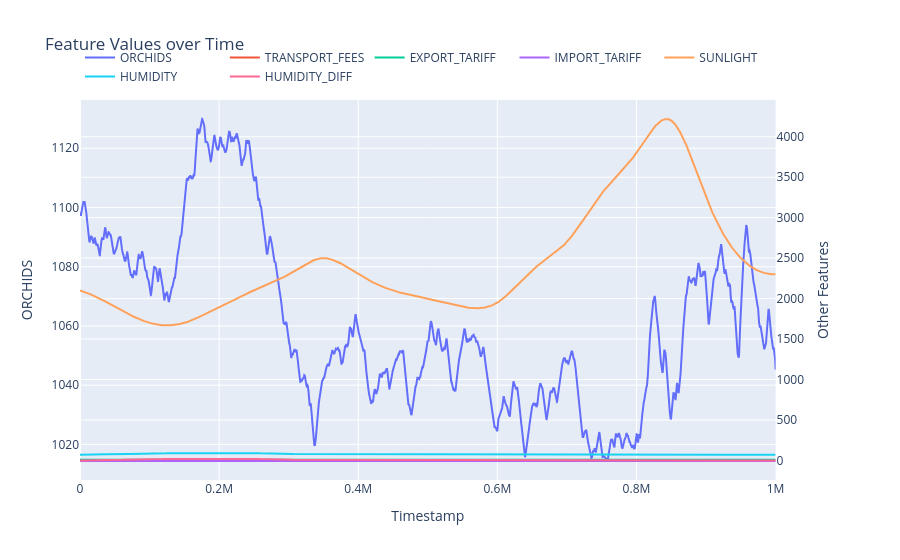

Notebook source saved alongside this figure:
### Code cell
import plotly.graph_objects as go
from plotly.subplots import make_subplots

# Create a subplot figure with separate y-axes for each feature
fig = make_subplots(specs=[[{"secondary_y": True}]])

# Add traces for each feature
fig.add_trace(go.Scatter(x=df['timestamp'], y=df['ORCHIDS'], name='ORCHIDS'), secondary_y=False)
fig.add_trace(go.Scatter(x=df['timestamp'], y=df['TRANSPORT_FEES'], name='TRANSPORT_FEES'), secondary_y=True)
fig.add_trace(go.Scatter(x=df['timestamp'], y=df['EXPORT_TARIFF'], name='EXPORT_TARIFF'), secondary_y=True)
fig.add_trace(go.Scatter(x=df['timestamp'], y=df['IMPORT_TARIFF'], name='IMPORT_TARIFF'), secondary_y=True)
fig.add_trace(go.Scatter(x=df['timestamp'], y=df['SUNLIGHT'], name='SUNLIGHT'), secondary_y=True)
fig.add_trace(go.Scatter(x=df['timestamp'], y=df['HUMIDITY'], name='HUMIDITY'), secondary_y=True)
fig.add_trace(go.Scatter(x=df['timestamp'], y=df['HUMIDITY_DIFF'], name='HUMIDITY_DIFF'), secondary_y=True)

# Set the layout and axis properties
fig.update_layout(
    title='Feature Values over Time',
    xaxis_title='Timestamp',
    yaxis_title='ORCHIDS',
    legend=dict(x=0, y=1.15, orientation='h')
)

# Update y-axis titles
fig.update_yaxes(title_text="ORCHIDS", secondary_y=False)
fig.update_yaxes(title_text="Other Features", secondary_y=True)

# Show the plot
fig.show()

#127.6, 171.1

### Figure 1 — Plotly figure (JSON) as saved in the notebook; plotly's stock layout.template omitted (floating-point values rounded to 4 significant figures; data arrays with more than 128 entries replaced by an {"elided": "..."} marker saying what was removed)
{"data": [{"name": "ORCHIDS", "type": "scatter", "x": {"elided": "10001 int values"}, "xaxis": "x", "y": {"elided": "10001 float values"}, "yaxis": "y"}, {"name": "TRANSPORT_FEES", "type": "scatter", "x": {"elided": "10001 int values"}, "xaxis": "x", "y": {"elided": "10001 float values"}, "yaxis": "y2"}, {"name": "EXPORT_TARIFF", "type": "scatter", "x": {"elided": "10001 int values"}, "xaxis": "x", "y": {"elided": "10001 float values"}, "yaxis": "y2"}, {"name": "IMPORT_TARIFF", "type": "scatter", "x": {"elided": "10001 int values"}, "xaxis": "x", "y": {"elided": "10001 float values"}, "yaxis": "y2"}, {"name": "SUNLIGHT", "type": "scatter", "x": {"elided": "10001 int values"}, "xaxis": "x", "y": {"elided": "10001 float values"}, "yaxis": "y2"}, {"name": "HUMIDITY", "type": "scatter", "x": {"elided": "10001 int values"}, "xaxis": "x", "y": {"elided": "10001 float values"}, "yaxis": "y2"}, {"name": "HUMIDITY_DIFF", "type": "scatter", "x": {"elided": "10001 int values"}, "xaxis": "x", "y": {"elided": "10001 float values"}, "yaxis": "y2"}], "layout": {"legend": {"orientation": "h", "x": 0, "y": 1.15}, "title": {"text": "Feature Values over Time"}, "xaxis": {"anchor": "y", "domain": [0, 0.94], "title": {"text": "Timestamp"}}, "yaxis": {"anchor": "x", "domain": [0, 1], "title": {"text": "ORCHIDS"}}, "yaxis2": {"anchor": "x", "overlaying": "y", "side": "right", "title": {"text": "Other Features"}}}}
